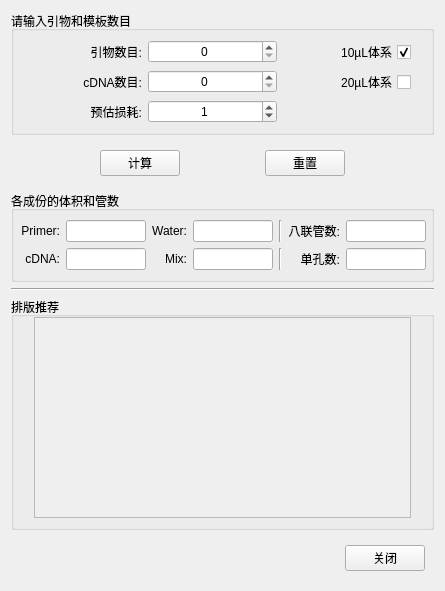
<?xml version="1.0" encoding="UTF-8"?>
<ui version="4.0">
 <class>Widget</class>
 <widget class="QWidget" name="Widget">
  <property name="geometry">
   <rect>
    <x>0</x>
    <y>0</y>
    <width>445</width>
    <height>591</height>
   </rect>
  </property>
  <property name="windowTitle">
   <string>Widget</string>
  </property>
  <layout class="QVBoxLayout" name="verticalLayout_2">
   <item>
    <widget class="QGroupBox" name="groupBox_1">
     <property name="title">
      <string>请输入引物和模板数目</string>
     </property>
     <layout class="QGridLayout" name="gridLayout">
      <property name="leftMargin">
       <number>0</number>
      </property>
      <property name="rightMargin">
       <number>20</number>
      </property>
      <item row="2" column="0">
       <widget class="QLabel" name="label_7">
        <property name="text">
         <string>预估损耗:</string>
        </property>
        <property name="alignment">
         <set>Qt::AlignRight|Qt::AlignTrailing|Qt::AlignVCenter</set>
        </property>
       </widget>
      </item>
      <item row="1" column="0">
       <widget class="QLabel" name="label_2">
        <property name="text">
         <string>cDNA数目:</string>
        </property>
        <property name="alignment">
         <set>Qt::AlignRight|Qt::AlignTrailing|Qt::AlignVCenter</set>
        </property>
       </widget>
      </item>
      <item row="1" column="2">
       <widget class="QCheckBox" name="checkBox_20uL">
        <property name="layoutDirection">
         <enum>Qt::RightToLeft</enum>
        </property>
        <property name="text">
         <string>20µL体系</string>
        </property>
        <property name="autoExclusive">
         <bool>true</bool>
        </property>
       </widget>
      </item>
      <item row="0" column="2">
       <widget class="QCheckBox" name="checkBox_10uL">
        <property name="layoutDirection">
         <enum>Qt::RightToLeft</enum>
        </property>
        <property name="text">
         <string>10µL体系</string>
        </property>
        <property name="checked">
         <bool>true</bool>
        </property>
        <property name="autoExclusive">
         <bool>true</bool>
        </property>
       </widget>
      </item>
      <item row="0" column="1">
       <widget class="QSpinBox" name="spinBox_Primer">
        <property name="layoutDirection">
         <enum>Qt::LeftToRight</enum>
        </property>
        <property name="alignment">
         <set>Qt::AlignCenter</set>
        </property>
        <property name="value">
         <number>0</number>
        </property>
       </widget>
      </item>
      <item row="0" column="0">
       <widget class="QLabel" name="label">
        <property name="font">
         <font>
          <weight>50</weight>
          <bold>false</bold>
         </font>
        </property>
        <property name="layoutDirection">
         <enum>Qt::LeftToRight</enum>
        </property>
        <property name="text">
         <string>引物数目:</string>
        </property>
        <property name="alignment">
         <set>Qt::AlignRight|Qt::AlignTrailing|Qt::AlignVCenter</set>
        </property>
       </widget>
      </item>
      <item row="1" column="1">
       <widget class="QSpinBox" name="spinBox_cDNA">
        <property name="alignment">
         <set>Qt::AlignCenter</set>
        </property>
       </widget>
      </item>
      <item row="2" column="1">
       <widget class="QSpinBox" name="spinBox_Loss">
        <property name="alignment">
         <set>Qt::AlignCenter</set>
        </property>
        <property name="maximum">
         <number>5</number>
        </property>
        <property name="value">
         <number>1</number>
        </property>
       </widget>
      </item>
     </layout>
    </widget>
   </item>
   <item>
    <widget class="QFrame" name="frame_1">
     <property name="frameShape">
      <enum>QFrame::NoFrame</enum>
     </property>
     <property name="frameShadow">
      <enum>QFrame::Raised</enum>
     </property>
     <layout class="QHBoxLayout" name="horizontalLayout_2">
      <item>
       <spacer name="horizontalSpacer_5">
        <property name="orientation">
         <enum>Qt::Horizontal</enum>
        </property>
        <property name="sizeHint" stdset="0">
         <size>
          <width>40</width>
          <height>20</height>
         </size>
        </property>
       </spacer>
      </item>
      <item>
       <widget class="QPushButton" name="btnCalculate">
        <property name="text">
         <string>计算</string>
        </property>
       </widget>
      </item>
      <item>
       <spacer name="horizontalSpacer_4">
        <property name="orientation">
         <enum>Qt::Horizontal</enum>
        </property>
        <property name="sizeHint" stdset="0">
         <size>
          <width>58</width>
          <height>20</height>
         </size>
        </property>
       </spacer>
      </item>
      <item>
       <widget class="QPushButton" name="btnReset">
        <property name="text">
         <string>重置</string>
        </property>
       </widget>
      </item>
      <item>
       <spacer name="horizontalSpacer_6">
        <property name="orientation">
         <enum>Qt::Horizontal</enum>
        </property>
        <property name="sizeHint" stdset="0">
         <size>
          <width>65</width>
          <height>20</height>
         </size>
        </property>
       </spacer>
      </item>
     </layout>
    </widget>
   </item>
   <item>
    <widget class="QGroupBox" name="groupBox_2">
     <property name="title">
      <string>各成份的体积和管数</string>
     </property>
     <layout class="QGridLayout" name="gridLayout_2">
      <property name="leftMargin">
       <number>5</number>
      </property>
      <property name="rightMargin">
       <number>5</number>
      </property>
      <item row="0" column="6">
       <widget class="QLabel" name="label_8">
        <property name="text">
         <string>八联管数:</string>
        </property>
        <property name="alignment">
         <set>Qt::AlignRight|Qt::AlignTrailing|Qt::AlignVCenter</set>
        </property>
       </widget>
      </item>
      <item row="2" column="7">
       <widget class="QLineEdit" name="lineEdit_Tubes">
        <property name="alignment">
         <set>Qt::AlignRight|Qt::AlignTrailing|Qt::AlignVCenter</set>
        </property>
       </widget>
      </item>
      <item row="0" column="5">
       <widget class="Line" name="line">
        <property name="orientation">
         <enum>Qt::Vertical</enum>
        </property>
       </widget>
      </item>
      <item row="0" column="7">
       <widget class="QLineEdit" name="lineEdit_Eight_Tubes">
        <property name="alignment">
         <set>Qt::AlignRight|Qt::AlignTrailing|Qt::AlignVCenter</set>
        </property>
       </widget>
      </item>
      <item row="0" column="4">
       <widget class="QLineEdit" name="lineEdit_Water">
        <property name="alignment">
         <set>Qt::AlignRight|Qt::AlignTrailing|Qt::AlignVCenter</set>
        </property>
        <property name="readOnly">
         <bool>true</bool>
        </property>
       </widget>
      </item>
      <item row="2" column="6">
       <widget class="QLabel" name="label_9">
        <property name="text">
         <string>单孔数:</string>
        </property>
        <property name="alignment">
         <set>Qt::AlignRight|Qt::AlignTrailing|Qt::AlignVCenter</set>
        </property>
       </widget>
      </item>
      <item row="2" column="4">
       <widget class="QLineEdit" name="lineEdit_Mix">
        <property name="alignment">
         <set>Qt::AlignRight|Qt::AlignTrailing|Qt::AlignVCenter</set>
        </property>
        <property name="readOnly">
         <bool>true</bool>
        </property>
       </widget>
      </item>
      <item row="2" column="2">
       <widget class="QLineEdit" name="lineEdit_cDNA">
        <property name="alignment">
         <set>Qt::AlignRight|Qt::AlignTrailing|Qt::AlignVCenter</set>
        </property>
        <property name="readOnly">
         <bool>true</bool>
        </property>
       </widget>
      </item>
      <item row="0" column="2">
       <widget class="QLineEdit" name="lineEdit_Primer">
        <property name="alignment">
         <set>Qt::AlignRight|Qt::AlignTrailing|Qt::AlignVCenter</set>
        </property>
        <property name="readOnly">
         <bool>true</bool>
        </property>
       </widget>
      </item>
      <item row="2" column="1">
       <widget class="QLabel" name="label_5">
        <property name="text">
         <string>cDNA:</string>
        </property>
        <property name="alignment">
         <set>Qt::AlignRight|Qt::AlignTrailing|Qt::AlignVCenter</set>
        </property>
       </widget>
      </item>
      <item row="0" column="0" colspan="2">
       <widget class="QLabel" name="label_3">
        <property name="text">
         <string>Primer:</string>
        </property>
        <property name="alignment">
         <set>Qt::AlignRight|Qt::AlignTrailing|Qt::AlignVCenter</set>
        </property>
       </widget>
      </item>
      <item row="2" column="3">
       <widget class="QLabel" name="label_6">
        <property name="text">
         <string>Mix:</string>
        </property>
        <property name="alignment">
         <set>Qt::AlignRight|Qt::AlignTrailing|Qt::AlignVCenter</set>
        </property>
       </widget>
      </item>
      <item row="0" column="3">
       <widget class="QLabel" name="label_4">
        <property name="text">
         <string>Water:</string>
        </property>
        <property name="alignment">
         <set>Qt::AlignRight|Qt::AlignTrailing|Qt::AlignVCenter</set>
        </property>
       </widget>
      </item>
      <item row="2" column="5">
       <widget class="Line" name="line_2">
        <property name="orientation">
         <enum>Qt::Vertical</enum>
        </property>
       </widget>
      </item>
     </layout>
    </widget>
   </item>
   <item>
    <widget class="Line" name="line_3">
     <property name="orientation">
      <enum>Qt::Horizontal</enum>
     </property>
    </widget>
   </item>
   <item>
    <widget class="QGroupBox" name="groupBox_3">
     <property name="title">
      <string>排版推荐</string>
     </property>
     <layout class="QVBoxLayout" name="verticalLayout">
      <property name="leftMargin">
       <number>20</number>
      </property>
      <property name="topMargin">
       <number>0</number>
      </property>
      <property name="rightMargin">
       <number>20</number>
      </property>
      <item>
       <widget class="QScrollArea" name="scrollArea">
        <property name="autoFillBackground">
         <bool>false</bool>
        </property>
        <property name="widgetResizable">
         <bool>true</bool>
        </property>
        <property name="alignment">
         <set>Qt::AlignCenter</set>
        </property>
        <widget class="QWidget" name="scrollAreaWidgetContents">
         <property name="geometry">
          <rect>
           <x>0</x>
           <y>0</y>
           <width>373</width>
           <height>169</height>
          </rect>
         </property>
         <widget class="QLabel" name="label_Picture">
          <property name="geometry">
           <rect>
            <x>4</x>
            <y>0</y>
            <width>366</width>
            <height>167</height>
           </rect>
          </property>
          <property name="frameShape">
           <enum>QFrame::NoFrame</enum>
          </property>
          <property name="text">
           <string/>
          </property>
          <property name="pixmap">
           <pixmap resource="Image/res.qrc">:/icons/Picture1.svg</pixmap>
          </property>
          <property name="scaledContents">
           <bool>true</bool>
          </property>
          <property name="alignment">
           <set>Qt::AlignCenter</set>
          </property>
         </widget>
        </widget>
       </widget>
      </item>
     </layout>
    </widget>
   </item>
   <item>
    <widget class="QFrame" name="frame_2">
     <property name="frameShape">
      <enum>QFrame::NoFrame</enum>
     </property>
     <property name="frameShadow">
      <enum>QFrame::Raised</enum>
     </property>
     <layout class="QHBoxLayout" name="horizontalLayout">
      <item>
       <spacer name="horizontalSpacer">
        <property name="orientation">
         <enum>Qt::Horizontal</enum>
        </property>
        <property name="sizeHint" stdset="0">
         <size>
          <width>98</width>
          <height>20</height>
         </size>
        </property>
       </spacer>
      </item>
      <item>
       <spacer name="horizontalSpacer_3">
        <property name="orientation">
         <enum>Qt::Horizontal</enum>
        </property>
        <property name="sizeHint" stdset="0">
         <size>
          <width>89</width>
          <height>20</height>
         </size>
        </property>
       </spacer>
      </item>
      <item>
       <spacer name="horizontalSpacer_2">
        <property name="orientation">
         <enum>Qt::Horizontal</enum>
        </property>
        <property name="sizeHint" stdset="0">
         <size>
          <width>88</width>
          <height>20</height>
         </size>
        </property>
       </spacer>
      </item>
      <item>
       <widget class="QPushButton" name="btnClose">
        <property name="text">
         <string>关闭</string>
        </property>
       </widget>
      </item>
     </layout>
    </widget>
   </item>
  </layout>
 </widget>
 <tabstops>
  <tabstop>spinBox_Primer</tabstop>
  <tabstop>checkBox_10uL</tabstop>
  <tabstop>spinBox_cDNA</tabstop>
  <tabstop>checkBox_20uL</tabstop>
  <tabstop>spinBox_Loss</tabstop>
  <tabstop>btnCalculate</tabstop>
  <tabstop>btnReset</tabstop>
  <tabstop>lineEdit_Primer</tabstop>
  <tabstop>lineEdit_Water</tabstop>
  <tabstop>lineEdit_Eight_Tubes</tabstop>
  <tabstop>lineEdit_cDNA</tabstop>
  <tabstop>lineEdit_Mix</tabstop>
  <tabstop>lineEdit_Tubes</tabstop>
  <tabstop>scrollArea</tabstop>
  <tabstop>btnClose</tabstop>
 </tabstops>
 <resources>
  <include location="Image/res.qrc"/>
 </resources>
 <connections>
  <connection>
   <sender>btnClose</sender>
   <signal>clicked()</signal>
   <receiver>btnClose</receiver>
   <slot>close()</slot>
   <hints>
    <hint type="sourcelabel">
     <x>426</x>
     <y>574</y>
    </hint>
    <hint type="destinationlabel">
     <x>426</x>
     <y>574</y>
    </hint>
   </hints>
  </connection>
 </connections>
</ui>
